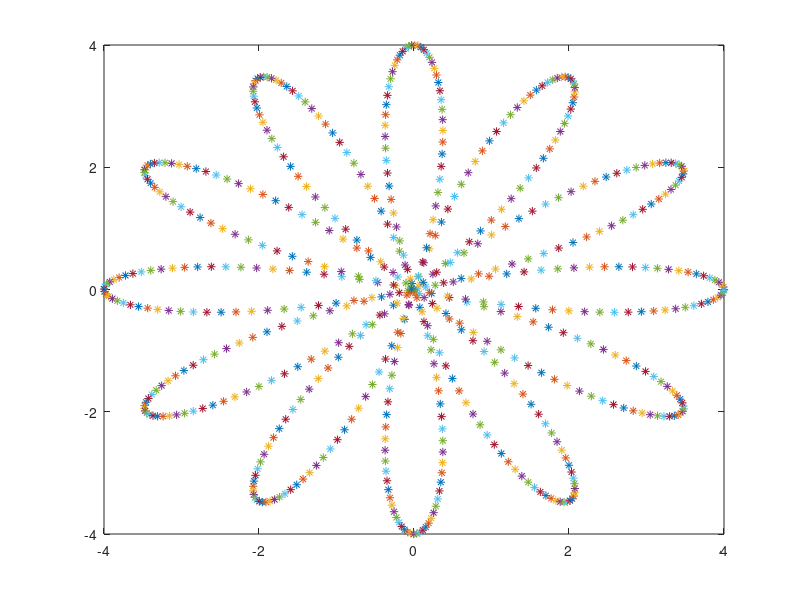

Recreate this plot in MATLAB.
x0=0;y0=0;xA=10;yA=10;
l1=3,l2=3,pi=3.1416;xA=10;yA=10;xB=30;yB=30;
axis([-15 15 -15 15]);
for t=0:0.01:2*pi
    r=4*cos(6*t)
    x=r*cos(t)
    y=r*sin(t)
    c=(x^2+y^2-l1^2-l2^2)/(2*l1*l2);
    s=sqrt(abs(1-c^2));
    d=atan2(s,c);
    C2=x*(l1*cos(d)+l2)+y*(l1*sin(d));
    S2=y*(l2+l1*cos(d))-x*(l1*sin(d));
    t2=atan2(S2,C2);
    C1=(x-l2*cos(t2))/l1
    S1=(y-l2*sin(t2))/l1
    t1=atan2(S1,C1);
    plot(x,y,'*');
    xM=l1*cos(t1);
    yM=l1*sin(t1);
    a=line([x0 xM],[y0 yM],'color','red');
    b=line([xM x],[yM y],'color','blue');
    pause(0.01);
    delete(a)
    delete(b)
    hold on
end